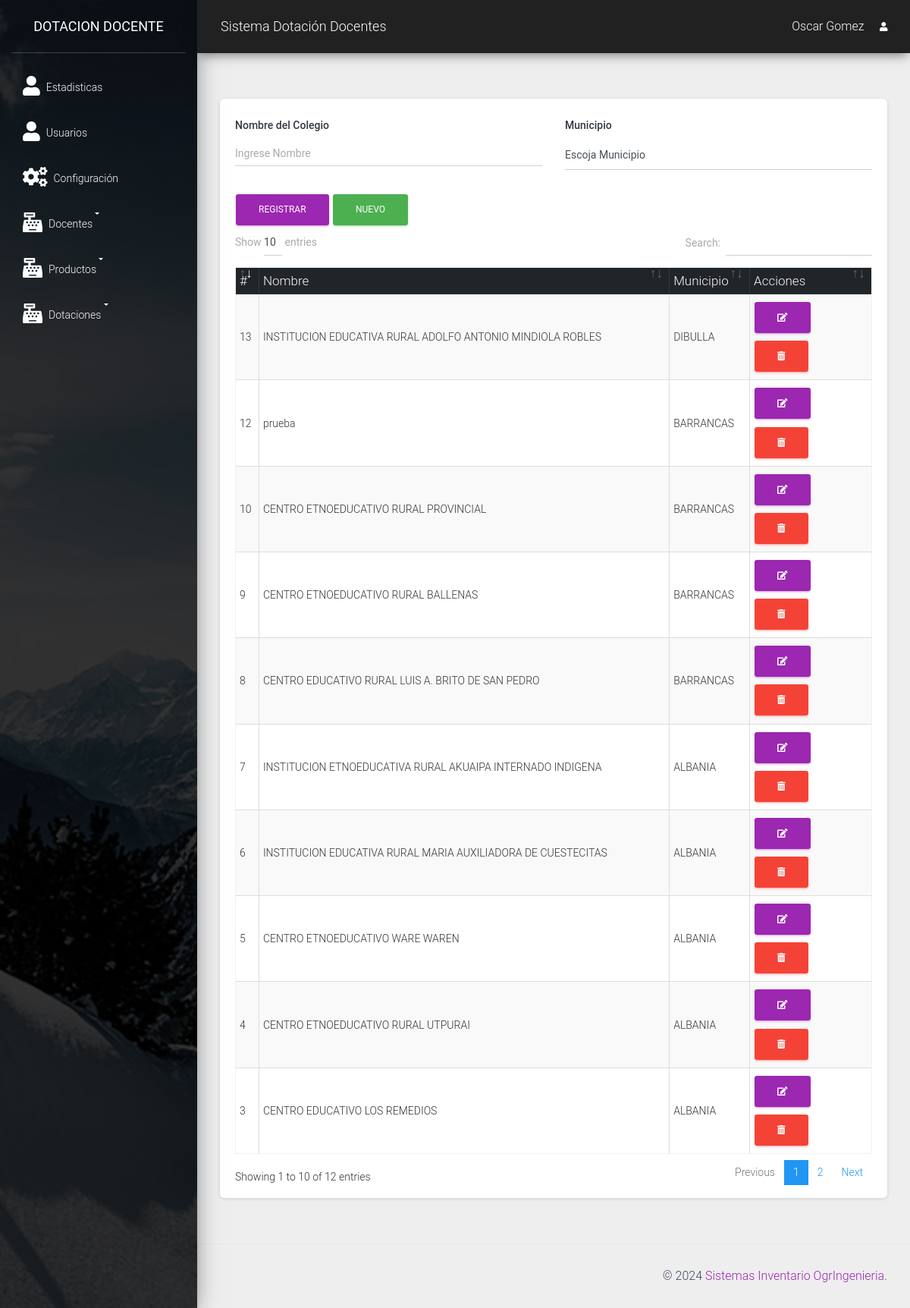
The app's page /src/colegios.php (signed in) with its own data.
### tables this page shows
CREATE TABLE `colegios` (
  `id_colegios` int(11) NOT NULL,
  `nombre` varchar(150) NOT NULL,
  `id_municipios` int(11) NOT NULL
);

CREATE TABLE `municipios` (
  `id_municipios` int(11) NOT NULL,
  `nombre` varchar(255) NOT NULL
);

### src/colegios.php (the view, shortened to what this page needs)
<?php
include "../conexion.php";
include_once "includes/header.php";
?>
<div class="card">
    <div class="card-body">
        <div class="row">
            <div class="col-md-12">
                <form action="" method="post" autocomplete="off" id="formulario">
                    <div class="row">
                        <div class="col-md-6">
                            <div class="form-group">
                                <label for="nombre" class="text-dark font-weight-bold">Nombre del Colegio</label>
                                <input type="text" required placeholder="Ingrese Nombre" name="nombre" id="nombre" class="form-control">
                            </div>
                        </div>
                        <div class="col-md-6">
                            <div class="form-group">
                                <label for="id_municipios" class="text-dark font-weight-bold">Municipio</label>
                                <select name="id_municipios" id="id_municipios" class="form-control">
                                    <option value="">Escoja Municipio</option>
                                </select>
                            </div>
                        </div>
                        <div class="col-md-12 mt-3">
                            <input type="submit" required value="Registrar" class="btn btn-primary" id="btnAccion">
                            <input type="button" required value="Nuevo" class="btn btn-success" id="btnNuevo" onclick="limpiar()">
                        </div>
                    </div>
                </form>
            </div>
            <div class="col-md-12">
                <div class="table-responsive">
                    <table class="table table-striped table-bordered" id="tbl">
                        <thead class="thead-dark">
                            <tr>
                                <th>#</th>
                                <th>Nombre</th>
                                <th>Municipio</th>
                                <th>Acciones</th>
                            </tr>
                        </thead>
                        <tbody>
                            <?php
                            $query = mysqli_query($conexion, "SELECT c.id_colegios, c.nombre AS colegio, m.nombre AS municipio FROM colegios c INNER JOIN municipios m ON c.id_municipios = m.id_municipios");
                            $result = mysqli_num_rows($query);
                            if ($result > 0) {
                                while ($data = mysqli_fetch_assoc($query)) { ?>
                                    <tr>
                                        <td><?php echo $data['id_colegios']; ?></td>
                                        <td><?php echo $data['colegio']; ?></td>
                                        <td><?php echo $data['municipio']; ?></td>
                                        <td>
                                            <a href="#" onclick="editarColegio(<?php echo $data['id_colegios']; ?>)" class="btn btn-primary"><i class='fas fa-edit'></i></a>
                                            <form action="eliminar_colegio.php?id=<?php echo $data['id_colegios']; ?>" method="post" class="confirmar d-inline">
                                                <button class="btn btn-danger" type="submit"><i class='fas fa-trash-alt'></i> </button>
                                            </form>
                                        </td>
                                    </tr>
                            <?php }
                            } ?>
                        </tbody>
                    </table>
                </div>
            </div>
        </div>
    </div>
</div>
<?php include_once "includes/footer.php"; ?>

### src/includes/header.php (shortened to what this page needs)
<!DOCTYPE html>
<html lang="en">
<head>
    <link href="../assets/css/material-dashboard.css" rel="stylesheet" />
    <link href="../assets/css/select2.css" rel="stylesheet" />
    <link href="https://cdnjs.cloudflare.com/ajax/libs/select2/4.0.6-rc.0/css/select2.min.css" rel="stylesheet"/>
     <link href="../assets/css/dataTables.bootstrap4.min.css" rel="stylesheet" />
    <link rel="stylesheet" href="../assets/js/jquery-ui/jquery-ui.min.css">
</head>
<body>
    <div class="wrapper ">
        <div class="sidebar" data-color="purple" data-background-color="black" data-image="../assets/img/sidebar-1.jpg">
            <div class="logo"><a href="" class="simple-text logo-normal">
                    Dotacion Docente
                </a></div>
            <div class="sidebar-wrapper">
                <ul class="nav">
                    <?php if($_SESSION['tipo'] == 1): ?>
                        <li class="nav-item">
                        <a class="nav-link d-flex" href="./">
                            <i class="fas fa-user mr-2 fa-2x"></i>
                            <p> Estadisticas</p>
                        </a>
                    </li>
                    <li class="nav-item">
                        <a class="nav-link d-flex" href="usuarios.php">
                            <i class="fas fa-user mr-2 fa-2x"></i>
                            <p> Usuarios</p>
                        </a>
                    </li>
                    <li class="nav-item">
                        <a class="nav-link d-flex" href="config.php">
                            <i class="fas fa-cogs mr-2 fa-2x"></i>
                            <p> Configuración</p>
                        </a>
                    </li>
                    <li class="nav-item dropdown">
                        <a class="nav-link d-flex dropdown-toggle" href="#" id="ventasMenu" data-toggle="dropdown" aria-haspopup="true" aria-expanded="false">
                            <i class="fas fa-cash-register mr-2 fa-2x"></i>
                            <p> Docentes</p>
                        </a>
                    </li>
                    <li class="nav-item dropdown">
                        <a class="nav-link d-flex dropdown-toggle" href="#" id="ventasMenu" data-toggle="dropdown" aria-haspopup="true" aria-expanded="false">
                            <i class="fas fa-cash-register mr-2 fa-2x"></i>
                            <p> Productos</p>
                        </a>
                    </li>
                    <?php  endif ?>
                    <li class="nav-item dropdown">
                        <a class="nav-link d-flex dropdown-toggle" href="#" id="ventasMenu" data-toggle="dropdown" aria-haspopup="true" aria-expanded="false">
                            <i class="fas fa-cash-register mr-2 fa-2x"></i>
                            <p> Dotaciones</p>
                        </a>
                    </li>
                </ul>
            </div>
        </div>
        <div class="main-panel">
            <nav class="navbar navbar-expand-lg navbar-absolute fixed-top bg-dark">
                <div class="container-fluid">
                    <div class="navbar-wrapper">
                        <a class="navbar-brand" href="javascript:;">Sistema Dotación Docentes</a>
                    </div>
                    <div class="collapse navbar-collapse justify-content-end">
                        <?php echo $_SESSION['nombre'];  ?>
                        <ul class="navbar-nav">
                            <li class="nav-item dropdown">
                                <a class="nav-link" href="javascript:;" id="navbarDropdownProfile" data-toggle="dropdown" aria-haspopup="true" aria-expanded="false">
                                    <i class="fas fa-user"></i>
                                </a>
                            </li>
                        </ul>
                    </div>
                </div>
            </nav>
            <div class="content">
                <div class="container-fluid">

### src/includes/footer.php (shortened to what this page needs)
</div>
</div>
<footer class="footer">
    <div class="container-fluid">
        <div class="copyright float-right">
            &copy;
            <a href="#" target="_blank">Sistemas Inventario OgrIngenieria</a>.
        </div>
    </div>
</footer>
</div>
</div>
</body>
</html>

### records on screen
colegios: id_colegios "3", nombre "CENTRO EDUCATIVO LOS REMEDIOS", id_municipios.nombre "ALBANIA"
colegios: id_colegios "4", nombre "CENTRO ETNOEDUCATIVO RURAL UTPURAI", id_municipios.nombre "ALBANIA"
colegios: id_colegios "5", nombre "CENTRO ETNOEDUCATIVO WARE WAREN", id_municipios.nombre "ALBANIA"
colegios: id_colegios "6", nombre "INSTITUCION EDUCATIVA RURAL MARIA AUXILIADORA DE CUESTECITAS", id_municipios.nombre "ALBANIA"
colegios: id_colegios "7", nombre "INSTITUCION ETNOEDUCATIVA RURAL AKUAIPA INTERNADO INDIGENA", id_municipios.nombre "ALBANIA"
colegios: id_colegios "8", nombre "CENTRO EDUCATIVO RURAL LUIS A. BRITO DE SAN PEDRO", id_municipios.nombre "BARRANCAS"
colegios: id_colegios "9", nombre "CENTRO ETNOEDUCATIVO RURAL BALLENAS", id_municipios.nombre "BARRANCAS"
colegios: id_colegios "10", nombre "CENTRO ETNOEDUCATIVO RURAL PROVINCIAL", id_municipios.nombre "BARRANCAS"
colegios: id_colegios "12", nombre "prueba", id_municipios.nombre "BARRANCAS"
colegios: id_colegios "13", nombre "INSTITUCION EDUCATIVA RURAL ADOLFO ANTONIO MINDIOLA ROBLES", id_municipios.nombre "DIBULLA"

### other values on screen
$_SESSION['nombre'] "Oscar Gomez"
